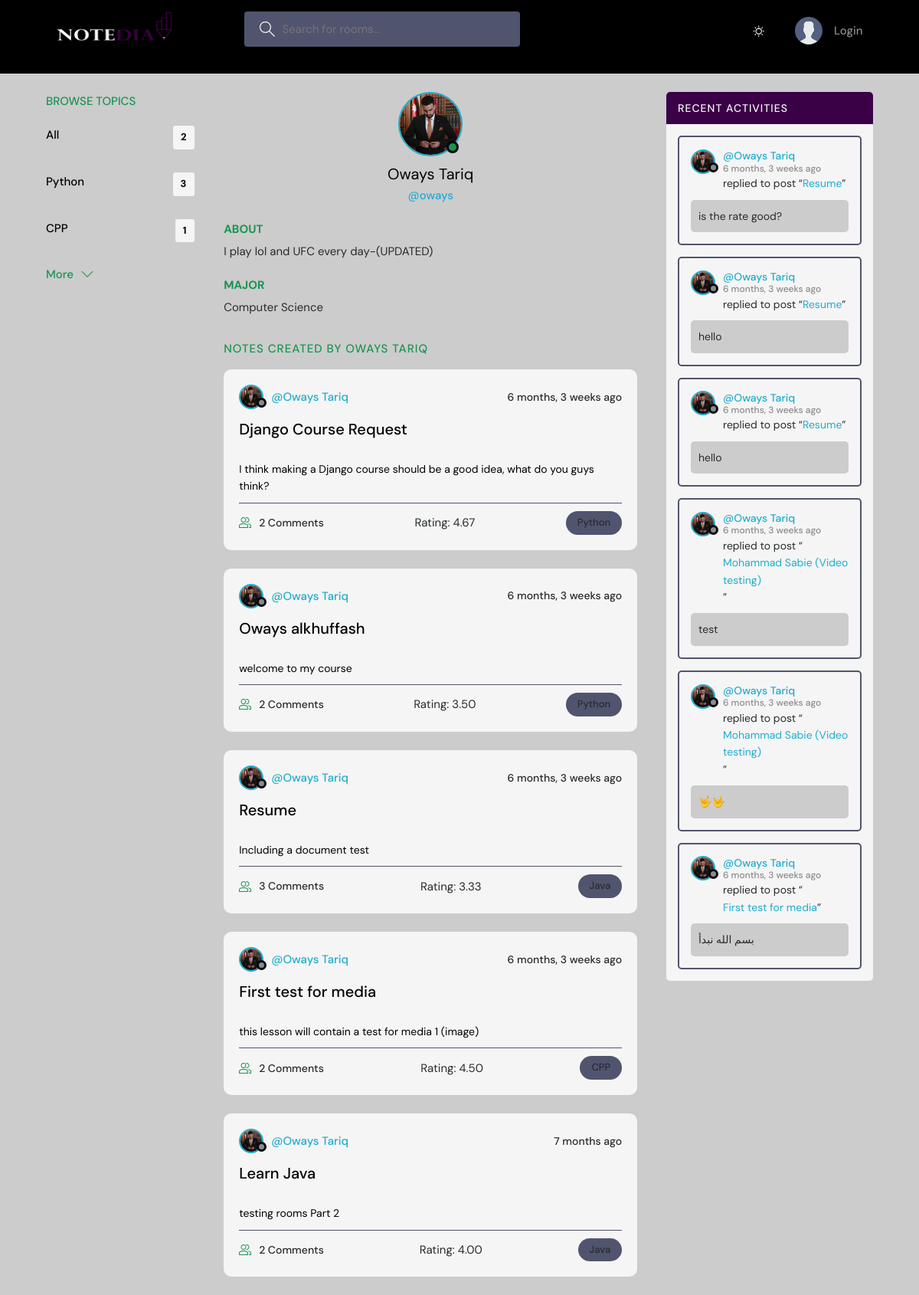
Page /profile/1/ on the committed database.
### base/models.py (models this page shows, shortened)
class User(AbstractUser):
    name =models.CharField(max_length=200,null=True)
    email =models.EmailField(unique=True,null=True)
    bio =models.TextField(null=True)
    avatar =models.ImageField(null=True,default="avatar.svg")
    isProfessor =models.BooleanField(default=False)
    major =models.CharField(max_length=70,
                            choices=[('Computer Science','Computer Science'),
                                     ('Computer Information Systems','Computer Information Systems'),
                                     ('Bussiness Information Technology','Bussiness Information Technology'),
                                     ('Artifical Intelligence','Artifical Intelligence'),
                                     ('Data Science','Data Science'),
                                     ('CyberSecurity','CyberSecurity'),
                                     ('Computer Engineering','Computer Engineering'),
                                     ('Software Engineering','Software Engineering'),],null=True)
    topic = models.ManyToManyField(Topic, through="UserTopic",limit_choices_to={'majors': major})
    USERNAME_FIELD ='email'
    REQUIRED_FIELDS =[]

class Topic(models.Model):
    name = models.CharField(max_length=200)
    MAJOR_CHOICES = [
        ('Computer Science','Computer Science'),
        ('Computer Information Systems','Computer Information Systems'),
        ('Bussiness Information Technology','Bussiness Information Technology'),
        ('Artifical Intelligence','Artifical Intelligence'),
        ('Data Science','Data Science'),
        ('CyberSecurity','CyberSecurity'),
        ('Computer Engineering','Computer Engineering'),
        ('Software Engineering','Software Engineering'),
    ]
    majors = MultiSelectField(max_length=200, choices=MAJOR_CHOICES,null=True)

class Room(models.Model):
    host = models.ForeignKey(User,on_delete=models.SET_NULL,null=True)
    topic = models.ForeignKey(Topic,on_delete=models.SET_NULL,null=True)
    name = models.CharField(max_length=200)
    description = models.TextField(null=True,blank=True)
    participants = models.ManyToManyField(User,related_name='participants',blank=True)
    updated = models.DateTimeField(auto_now=True)
    created = models.DateTimeField(auto_now_add=True)
    media_file = models.FileField(null=True,upload_to='media/',blank=True)
    rating_stars = models.IntegerField(choices=(
        (1, '1 Star'),
        (2, '2 Stars'),
        (3, '3 Stars'),
        (4, '4 Stars'),
        (5, '5 Stars'),
    ), null=True, blank=True)
    rating_count = models.IntegerField(default=0)
    rating_average = models.FloatField(default=0)
    rating_sum= models.FloatField(default=0)
    rating = models.IntegerField(default=0)
    last_rated_by = models.ForeignKey(User, on_delete=models.SET_NULL, null=True, related_name='last_rated_room',blank=True)
    isProfessor =models.BooleanField(default=False)
    class Meta:
        ordering= ['-created']
    def __str__(self):
        return self.name

class Message(models.Model):
    user= models.ForeignKey(User,on_delete=models.CASCADE)
    room=models.ForeignKey(Room, on_delete=models.CASCADE)
    body= models.TextField()
    updated = models.DateTimeField(auto_now=True)
    created = models.DateTimeField(auto_now_add=True)
    class Meta:
        ordering= ['-updated','-created']

### base/views.py (the view)
# urls.py: path('profile/<str:pk>/',views.userProfile,name="user-profile"),
def userProfile(request,pk):
    user = User.objects.get(id=pk)
    rooms = user.room_set.all()
    room_messages = user.message_set.all()
    topics = Topic.objects.all()
    context={'user': user, 'rooms': rooms, 'room_messages':room_messages,'topics':topics}
    return render(request, 'base/profile.html', context)

### base/templates/base/profile.html (shortened to what this page needs)
{% extends 'main.html' %}
{% block content %}
  <main class="profile-page layout layout--3">
    <div class="container">
      {% include 'base/topics_component.html' %}
      <div class="roomList">
        <div class="profile">
          <div class="profile__avatar">
            <div class="avatar avatar--large active">
              <img src="{{user.avatar.url}}" />
            </div>
          </div>
          <div class="profile__info">
            <h3>{{user.name}}</h3>
            <p>@{{user.username}}</p>
          </div>
          <div class="profile__about">
            <h3>About</h3>
            <p>
              {{user.bio}}
            </p>
          </div>
          {% if user.isProfessor %}
          <div class="profile__about">
            <h3>Professor for</h3>
            <p>
              {{user.major}}
            </p>
          </div>
          {% else %}
          <div class="profile__about">
            <h3>Major</h3>
            <p>
              {{user.major}}
            </p>
          </div>
          {% endif %}
        </div>
        <div class="roomList__header">
          <div>
            <h2>Notes Created By {{user.name}}</a>
            </h2>
          </div>
        </div>
        {% include 'base/feed_component.html' %}
      </div>
      {% include 'base/activity_component.html' %}
    </div>
  </main>
{% endblock content %}

### templates/main.html (shortened to what this page needs)
<!DOCTYPE html>
{% load static %}
<html lang="en">
  <head>
    <link rel="stylesheet" href="https://cdnjs.cloudflare.com/ajax/libs/font-awesome/5.15.3/css/all.min.css">
    <link rel="stylesheet" href="{% static 'styles/style.css' %}" />
  </head>
  <body>
    {% include 'navbar.html' %}
    {%  block content  %}
    {%  endblock  %}
  </body>
</html>

### templates/navbar.html (shortened to what this page needs)
{% load static %}
<header class="header header--loggedIn visible" id="header">
    <div class="container">
      <a href="{% url 'home' %}" class="header__logo">
        <img src="{% static 'images/logo_png_3_neeeee.png' %}" style="width:150px; height:50px; padding:0"/>
      </a>
      <form class="header__search" method="GET" action="{% url 'home' %}">
        <label>
          <input name="q" placeholder="Search for rooms..." />
        </label>
      </form>
      <nav class="header__menu">
        <button id="toggle-theme" class="btn btn--main theme--toggle">
        </button>
        {% if request.user.is_authenticated %}
        <div class="header__user">
          <a href="{% url 'user-profile' user.id %}">
            <div class="avatar avatar--medium active">
              <img src="{{request.user.avatar.url}}" />
            </div>
            <p>{{request.user.name}} <span>@{{request.user.username}}</span></p>
          </a>
          <button class="dropdown-button">
            <svg version="1.1" xmlns="http://www.w3.org/2000/svg" width="32" height="32" viewBox="0 0 32 32">
              <title>chevron-down</title>
              <path d="M16 21l-13-13h-3l16 16 16-16h-3l-13 13z"></path>
            </svg>
          </button>
        </div>
        {% else %}
             <a href="{% url 'login' %}">
                <img src="{% static 'images/avatar.svg' %}" />
                 <p>Login</p>
             </a>
        {% endif %}
      </nav>
    </div>
  </header>

### base/templates/base/topics_component.html (shortened to what this page needs)
<div class="topics">
  <div class="topics__header">
      <h2>Browse Topics</h2>
  </div>
  <ul class="topics__list">
      {% if user.is_authenticated %}
          <li>
              <a class="topic" href="{% url 'home' %}">All <span>{{ user.topic.count }}</span></a>
          </li>
          {% for topic in user.topic.all %}
              <li>
                  <a class="topic" href="{% url 'home' %}?q={{ topic.name }}">{{ topic.name }} <span>{{ topic.room_set.all.count }}</span></a>
              </li>
          {% endfor %}
      {% endif %}
  </ul>
  <a class="btn btn--link" href="{% url 'topics' %}">
      More
      <svg version="1.1" xmlns="http://www.w3.org/2000/svg" width="32" height="32" viewBox="0 0 32 32">
          <title>chevron-down</title>
          <path d="M16 21l-13-13h-3l16 16 16-16h-3l-13 13z"></path>
      </svg>
  </a><br><br>
</div>

### base/templates/base/feed_component.html (shortened to what this page needs)
{% for room in rooms %}
<div class="roomListRoom">
  <div class="roomListRoom__header">
    <a href="{% url 'user-profile' room.host.id %}" class="roomListRoom__author">
      <div class="avatar avatar--small">
        <img src="{{room.host.avatar.url}}" />
      </div>
      <span>@{{room.host.name}}</span>
    </a>
    <div class="roomListRoom__actions">
      <span>{{room.created|timesince}} ago</span>
    </div>
  </div>
  <div class="roomListRoom__content">
    <a href="{% url 'room' room.id %}">{{room.name}}</a>
  </div>
  <div class="room__details">
    {{room.description}}
  </div>
  <div class="roomListRoom__meta">
    <a href="{% url 'room' room.id %}" class="roomListRoom__joined">
      {{room.participants.all.count}} Comments
    </a>
    {% if room.rating_count > 0 %}
    <p>Rating: {{ room.rating_average|floatformat:2 }}</p>
    {% else %}
    <p>No ratings yet.</p>
    {% endif %}
    <p class="roomListRoom__topic">{{room.topic.name}}</p>
  </div>
</div>
{% endfor %}

### base/templates/base/activity_component.html (shortened to what this page needs)
<div class="activities">
    <div class="activities__header">
      <h2>Recent Activities</h2>
    </div>
    {%for message in room_messages%}
    <div class="activities__box">
      <div class="activities__boxHeader roomListRoom__header">
        <a href="{% url 'user-profile' message.user.id %}" class="roomListRoom__author">
          <div class="avatar avatar--small">
            <img src="{{message.user.avatar.url}}" />
          </div>
          <p>
            @{{message.user.name}}
            <span>{{message.created|timesince}} ago</span>
          </p>
        </a>
      </div>
      <div class="activities__boxContent">
        <p>replied to post “<a href="{% url 'room' message.room.id %}">{{message.room}}</a>”</p>
        <div class="activities__boxRoomContent">
            {{message.body}}
        </div>
      </div>
    </div>
    {% endfor %}
  </div>

### rows in the picture
User: topic.count "2", avatar (picture), name "Oways Tariq", username "oways", bio "I play lol and UFC every day-(UPDATED)", major "Computer Science", name "OWAYS TARIQ"
Topic: name "Python", room_set.all.count "3"
Topic: name "CPP", room_set.all.count "1"
Room: host.avatar (picture), host.name "Oways Tariq", created "6 months, 3 weeks", name "Django Course Request", description "I think making a Django course should be a good idea, what do you guys think?", participants.all.count "2", rating_average "4.67", topic.name "Python"
Room: host.avatar (picture), host.name "Oways Tariq", created "6 months, 3 weeks", name "Oways alkhuffash", description "welcome to my course", participants.all.count "2", rating_average "3.50", topic.name "Python"
Room: host.avatar (picture), host.name "Oways Tariq", created "6 months, 3 weeks", name "Resume", description "Including a document test", participants.all.count "3", rating_average "3.33", topic.name "Java"
Room: host.avatar (picture), host.name "Oways Tariq", created "6 months, 3 weeks", name "First test for media", description "this lesson will contain a test for media 1 (image)", participants.all.count "2", rating_average "4.50", topic.name "CPP"
Room: host.avatar (picture), host.name "Oways Tariq", created "7 months", name "Learn Java", description "testing rooms Part 2", participants.all.count "2", rating_average "4.00", topic.name "Java"
Message: user.avatar (picture), user.name "Oways Tariq", created "6 months, 3 weeks", room "Resume", body "is the rate good?"
Message: user.avatar (picture), user.name "Oways Tariq", created "6 months, 3 weeks", room "Resume", body "hello"
Message: user.avatar (picture), user.name "Oways Tariq", created "6 months, 3 weeks", room "Resume", body "hello"
Message: user.avatar (picture), user.name "Oways Tariq", created "6 months, 3 weeks", room "Mohammad Sabie (Video testing)", body "test"
Message: user.avatar (picture), user.name "Oways Tariq", created "6 months, 3 weeks", room "Mohammad Sabie (Video testing)", body "🤟🤟"
Message: user.avatar (picture), user.name "Oways Tariq", created "6 months, 3 weeks", room "First test for media", body "بسم الله نبدأ"
